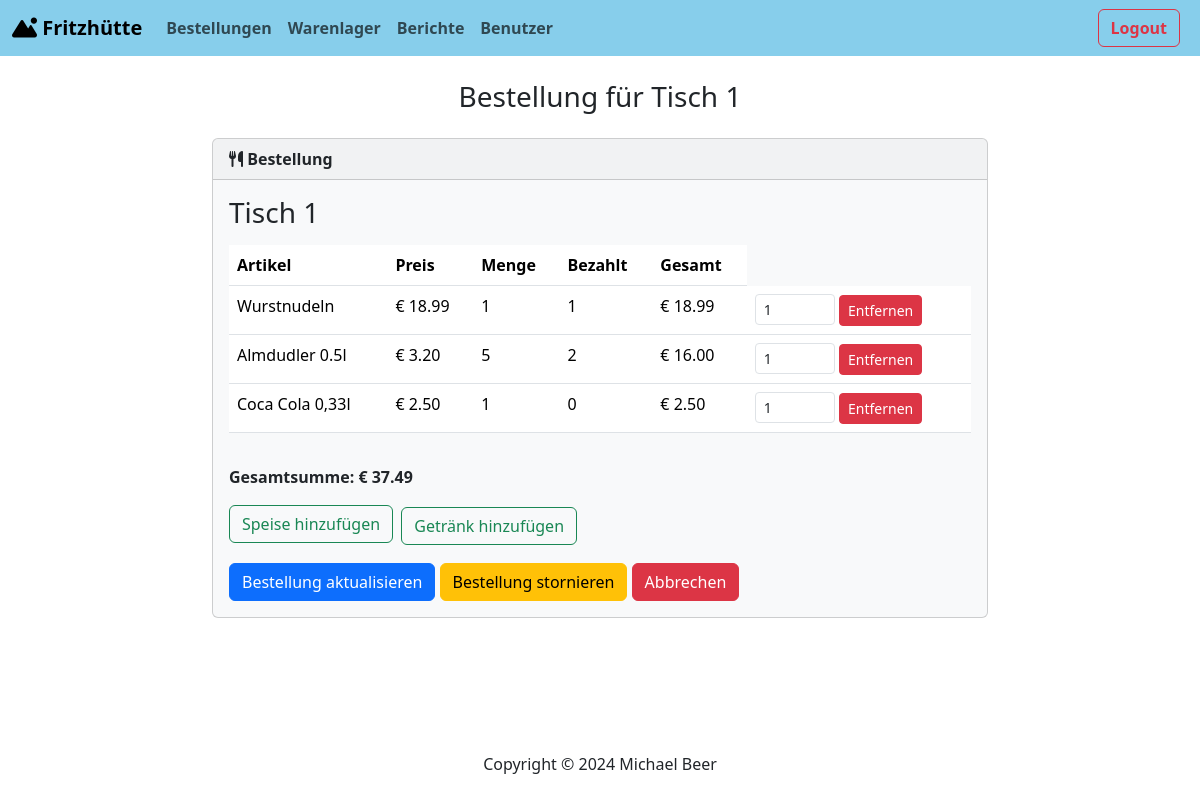
Before: /orders/order/52/edit/ (signed in) with the older database file.
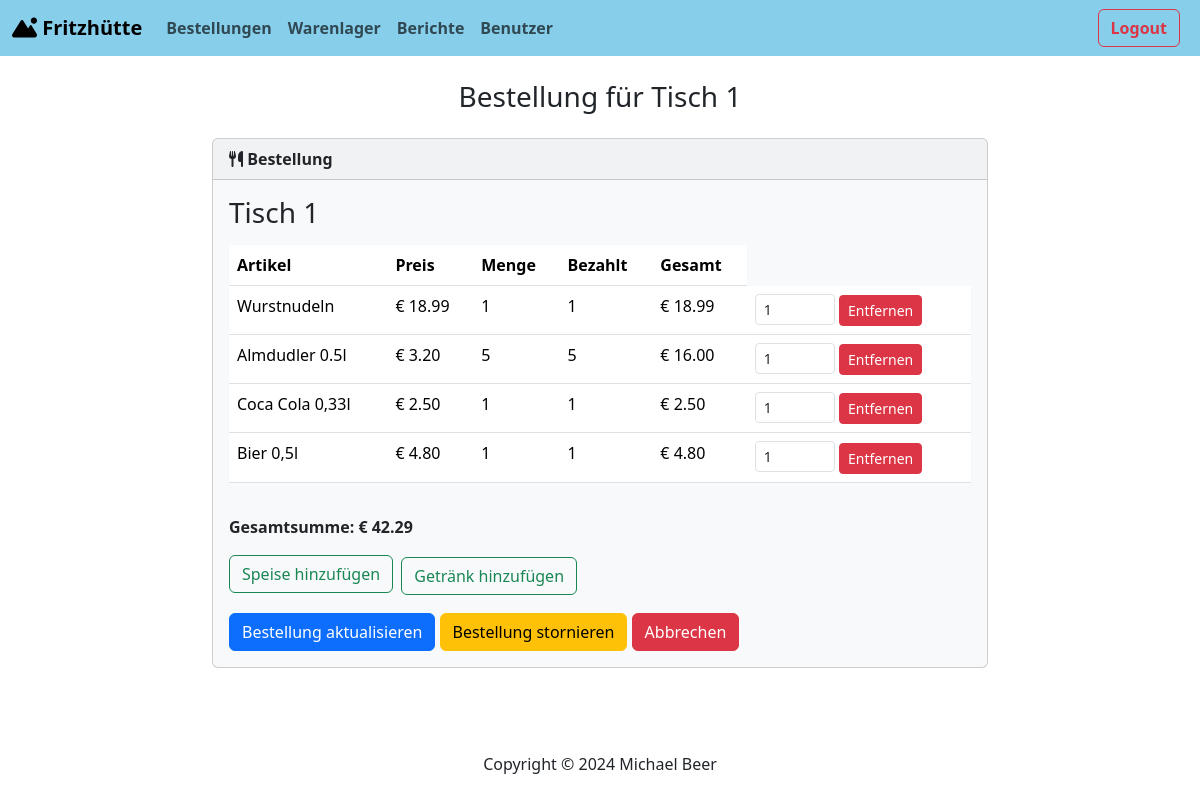
After: the same page with the newer database file.
### orders/models.py (models this page shows, shortened)
class OrderItem(models.Model):
    food = models.ForeignKey(Food, on_delete=models.CASCADE, null=True, blank=True)
    beverage = models.ForeignKey(Beverage, on_delete=models.CASCADE, null=True, blank=True)
    quantity = models.IntegerField(default=1)
    price = models.DecimalField(max_digits=5, decimal_places=2)
    paid = models.BooleanField(default=False)
    paid_quantity = models.IntegerField(default=0)

class Order(models.Model):
    table = models.ForeignKey(OrderTable, on_delete=models.CASCADE, null=True, blank=True)
    customer = models.ForeignKey(Customer, on_delete=models.CASCADE, null=True, blank=True)
    items = models.ManyToManyField('OrderItem')
    total_price = models.DecimalField(max_digits=10, decimal_places=2, default=0)
    tip = models.DecimalField(max_digits=10, decimal_places=2, default=0)
    created_at = models.DateTimeField(auto_now_add=True)
    paid = models.BooleanField(default=False)
    canceled = models.BooleanField(default=False)
    class Meta:
        permissions = [
            ("can_cancel_order", "Can cancel order"),
        ]

class OrderTable(models.Model):
    number_of_table = models.IntegerField(unique=True)
    def __str__(self):
        return f'Tisch {self.number_of_table}'

### warehouse/models.py (models this page shows, shortened)
class Item(models.Model):
    name = models.CharField(max_length=100)
    price = models.DecimalField(max_digits=5, decimal_places=2)
    quantity = models.IntegerField()
    category = models.CharField(max_length=100, default='Food')
    is_active = models.BooleanField(default=True)
    class Meta:
        abstract = True

class Food(Item):
    class Meta:
        verbose_name_plural = 'Food'

class Beverage(Item):
    class Meta:
        verbose_name_plural = 'Beverages'

### orders/views.py (the view)
# urls.py: path('order/<int:order_id>/edit/', views.edit_order, name='edit_order'),
@login_required
@permission_required('orders.change_order')
def edit_order(request, order_id):
    order = Order.objects.get(id=order_id)
    order_items = OrderItem.objects.filter(order=order)
    foods = Food.objects.all()
    beverages = Beverage.objects.all()
    for item in order_items:
        item.total_price = item.price * item.quantity
    return render(request, 'orders/edit_order.html', {'order': order, 'order_items': order_items,'foods':foods, 'beverages':beverages})

### orders/templates/orders/edit_order.html (shortened to what the changed rows need)
{% extends "base.html" %}
{% load custom_tags %}
{% block body %}
<h3 class="text-center m-4">
    Bestellung für
    {% if order.table %}
        {{ order.table }}
    {% elif order.customer %}
        {{ order.customer.name }}
    {% endif %}
</h3>
<div class="row justify-content-center">
    <div class="col-md-8">
        <div class="card bg-light mb-3">
            <div class="card-body">
                <form action="{% url 'complete_order' order.id %}" method="POST">
                    <div class="mb-3">
                        <h3 class="mb-3">
                            {% if order.table %}
                                {{ order.table }}
                            {% elif order.customer %}
                                {{ order.customer.name }}
                            {% endif %}
                        </h3>
                        {% if order_items %}
                        <div class="table-responsive">
                            <table class="table table-hover">
                                <thead>
                                    <tr>
                                        <th scope="col">Artikel</th>
                                        <th scope="col">Preis</th>
                                        <th scope="col">Menge</th>
                                        <th scope="col">Bezahlt</th>
                                        <th scope="col">Gesamt</th>
                                    </tr>
                                </thead>
                                <tbody>
                                    {% for item in order_items %}
                                    <tr>
                                        <td>
                                            {% if item.food %}
                                            {{ item.food.name }}
                                            {% elif item.beverage %}
                                            {{ item.beverage.name }}
                                            {% endif %}
                                        </td>
                                        <td>€ {{ item.price }}</td>
                                        <td>{{ item.quantity }}</td>
                                        <td>{{ item.paid_quantity }}</td>
                                        <td>€ {{ item.total_price|floatformat:2 }}</td>
                                        <td>
                                            <form action="{% url 'remove_item_from_order' order.id item.id %}" method="POST" style="display: inline;">
                                                <input type="number" name="remove_quantity" min="1" max="{{ item.quantity }}" value="1" class="form-control form-control-sm" style="width: 80px; display: inline-block;">
                                                <button type="submit" class="btn btn-danger btn-sm">Entfernen</button>
                                            </form>
                                        </td>
                                    </tr>
                                    {% endfor %}
                                </tbody>
                            </table>
                        </div>
                        {% else %}
                        <div class="alert alert-primary">Keine Speisen oder Getränke hinzugefügt</div>
                        {% endif %}
                    </div>
                    <div class="mb-3">
                        <p><strong>Gesamtsumme: € {{ order.total_price }}</strong></p>
                    </div>
                </form>
            </div>
        </div>
    </div>
</div>
{% endblock body %}

Changed rows visible on the page:
changed Order "Tisch 1": total_price "37.49" → "42.29"
changed OrderItem "Almdudler 0.5l": paid_quantity "2" → "5"
changed OrderItem "Coca Cola 0,33l": paid_quantity "0" → "1"
added OrderItem: beverage.name "Bier 0,5l", price "4.80", quantity "1", paid_quantity "1", total_price "4.80", remove_quantity "1"
